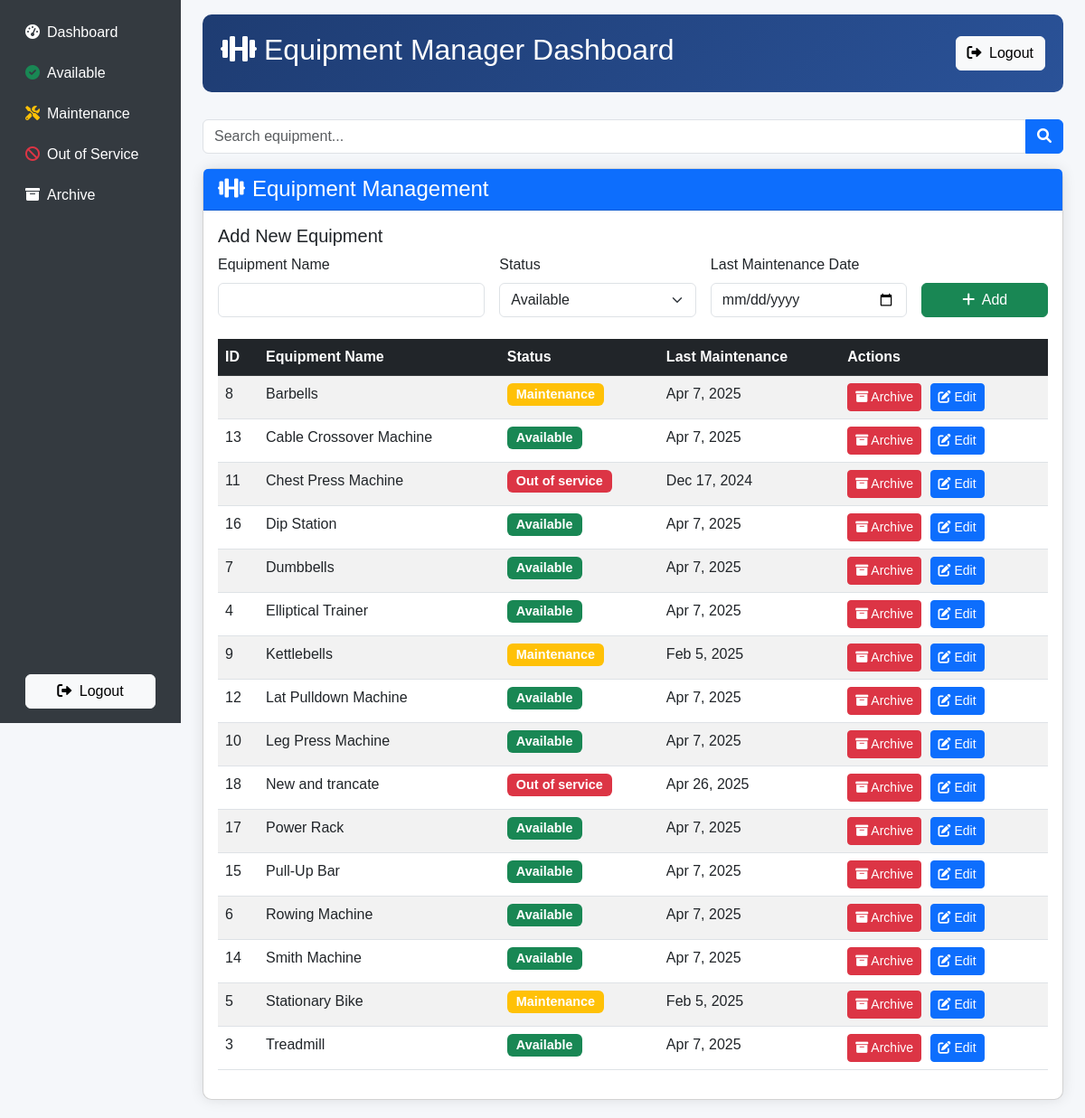
Screenshot of /equipment/equipment_manager_dashboard.php (signed in) with the database file from the repository.
### tables this page shows
CREATE TABLE IF NOT EXISTS `equipment` (
  `equipment_id` int NOT NULL AUTO_INCREMENT,
  `name` varchar(100) NOT NULL,
  `status` enum('available','maintenance','out_of_service') DEFAULT 'available',
  `last_maintenance_date` date DEFAULT NULL,
  `next_maintenance_date` date DEFAULT NULL,
  `is_archived` tinyint(1) DEFAULT '0',
  `archived_at` datetime DEFAULT NULL,
  PRIMARY KEY (`equipment_id`)
);

### equipment/equipment_manager_dashboard.php (the view, shortened to what this page needs)
<?php
include_once __DIR__ . "/../config.php";
$filter = isset($_GET['filter']) ? $_GET['filter'] : '';
$search = isset($_GET['search']) ? trim($_GET['search']) : '';
$where = [];
if (!$filter) {
    $where[] = 'is_archived = 0';
}
$where_sql = count($where) ? 'WHERE ' . implode(' AND ', $where) : '';
$equipment_sql = "SELECT * FROM equipment $where_sql ORDER BY name";
$stmt = $conn->prepare($equipment_sql);
$stmt->execute();
$equipment_result = $stmt->get_result();
$equipment = $equipment_result->fetch_all(MYSQLI_ASSOC);
?>
<!DOCTYPE html>
<html lang="en">
<head>
    <link href="https://cdn.jsdelivr.net/npm/bootstrap@5.3.0/dist/css/bootstrap.min.css" rel="stylesheet">
    <link rel="stylesheet" href="https://cdnjs.cloudflare.com/ajax/libs/font-awesome/6.0.0-beta3/css/all.min.css">
</head>
<body>
    <div class="container-fluid">
        <div class="row">
            <div class="col-md-3 col-lg-2 d-flex flex-column bg-dark sidebar" style="min-height: 100vh; position:fixed; left:0; top:0; height:100vh; z-index:1040; width:16.6667%;">
                <div class="flex-grow-1">
                    <div class="position-sticky pt-3">
                        <ul class="nav flex-column">
                            <li class="nav-item">
                                <a class="nav-link text-white" href="equipment_manager_dashboard.php"><i class="fas fa-tachometer-alt me-2"></i>Dashboard</a>
                            </li>
                            <li class="nav-item">
                                <a class="nav-link text-white" href="?filter=available"><i class="fas fa-check-circle me-2 text-success"></i>Available</a>
                            </li>
                            <li class="nav-item">
                                <a class="nav-link text-white" href="?filter=maintenance"><i class="fas fa-tools me-2 text-warning"></i>Maintenance</a>
                            </li>
                            <li class="nav-item">
                                <a class="nav-link text-white" href="?filter=out_of_service"><i class="fas fa-ban me-2 text-danger"></i>Out of Service</a>
                            </li>
                            <li class="nav-item">
                                <a class="nav-link text-white" href="?filter=archive"><i class="fas fa-archive me-2"></i>Archive</a>
                            </li>
                        </ul>
                    </div>
                </div>
                <div class="mt-auto p-3">
                    <a href="../logout.php" class="btn btn-light w-100">
                        <i class="fas fa-sign-out-alt me-1"></i> Logout
                    </a>
                </div>
            </div>
            <div class="col-md-9 ms-sm-auto col-lg-10 px-md-4" style="margin-left:16.6667%;">
                <div class="dashboard-header mt-3">
                    <div class="d-flex justify-content-between align-items-center">
                        <h2><i class="fas fa-dumbbell me-2"></i>Equipment Manager Dashboard</h2>
                        <a href="../logout.php" class="btn btn-light">
                            <i class="fas fa-sign-out-alt me-1"></i> Logout
                        </a>
                    </div>
                </div>
                <form class="mb-3" method="get" action="">
                    <div class="input-group">
                        <input type="text" name="search" class="form-control" placeholder="Search equipment..." value="<?= htmlspecialchars($search) ?>">
                        <button class="btn btn-primary" type="submit"><i class="fas fa-search"></i></button>
                    </div>
                </form>
                <div class="card">
                    <div class="card-header bg-primary text-white">
                        <h4 class="mb-0"><i class="fas fa-dumbbell me-2"></i>Equipment Management</h4>
                    </div>
                    <div class="card-body">
                        <div class="mb-4">
                            <h5>Add New Equipment</h5>
                            <form method="POST" class="row g-3">
                                <div class="col-md-4">
                                    <label for="name" class="form-label">Equipment Name</label>
                                    <input type="text" class="form-control" id="name" name="name" required>
                                </div>
                                <div class="col-md-3">
                                    <label for="status" class="form-label">Status</label>
                                    <select class="form-select" id="status" name="status" required>
                                        <option value="available">Available</option>
                                    </select>
                                </div>
                                <div class="col-md-3">
                                    <label for="maintenance_date" class="form-label">Last Maintenance Date</label>
                                    <input type="date" class="form-control" id="maintenance_date" name="maintenance_date">
                                </div>
                                <div class="col-md-2 d-flex align-items-end">
                                    <button type="submit" name="add_equipment" class="btn btn-success w-100">
                                        <i class="fas fa-plus me-1"></i> Add
                                    </button>
                                </div>
                            </form>
                        </div>
                        <div class="table-responsive">
                            <table class="table table-striped table-hover">
                                <thead class="table-dark">
                                    <tr>
                                        <th>ID</th>
                                        <th>Equipment Name</th>
                                        <th>Status</th>
                                        <th>Last Maintenance</th>
                                        <th>Actions</th>
                                    </tr>
                                </thead>
                                <tbody>
                                    <?php foreach ($equipment as $item): ?>
                                        <tr>
                                            <td><?= $item['equipment_id'] ?></td>
                                            <td><?= htmlspecialchars($item['name']) ?></td>
                                            <td>
                                                <span class="badge bg-<?=
                                                    $item['status'] == 'available' ? 'success' :
                                                    ($item['status'] == 'maintenance' ? 'warning' :
                                                    ($item['status'] == 'archive' ? 'secondary' : 'danger'))
                                                ?>">
                                                    <?= ucfirst(str_replace('_', ' ', $item['status'])) ?>
                                                </span>
                                            </td>
                                            <td><?= $item['last_maintenance_date'] ? date('M j, Y', strtotime($item['last_maintenance_date'])) : 'N/A' ?></td>
                                            <td>
                                                <?php if ($item['is_archived'] == 0): ?>
                                                    <form method="POST" style="display:inline;">
                                                        <button type="submit" name="archive_equipment" class="btn btn-sm btn-danger action-btn" title="Archive">
                                                            <i class="fas fa-archive"></i> Archive
                                                        </button>
                                                    </form>
                                                    <button class="btn btn-sm btn-primary action-btn" data-bs-toggle="modal" data-bs-target="#editModal<?= $item['equipment_id'] ?>">
                                                        <i class="fas fa-edit"></i> Edit
                                                    </button>
                                                <?php endif; ?>
                                            </td>
                                        </tr>
                                    <?php endforeach; ?>
                                </tbody>
                            </table>
                        </div>
                    </div>
                </div>
            </div>
        </div>
    </div>
</body>
</html>

### equipment/equipment_manager_dashboard.php (style rules this page uses)
body { background-color: #f5f7fa; font-family: 'Poppins', sans-serif; }
.dashboard-header { background: linear-gradient(135deg, #1e3c72, #2a5298); color: white; padding: 20px; border-radius: 10px; margin-bottom: 30px; }
.card { border-radius: 10px; box-shadow: 0 0 15px rgba(0,0,0,0.1); margin-bottom: 20px; }
.badge { font-size: 0.9rem; padding: 5px 10px; }
.action-btn { margin-right: 5px; }
.table-responsive { overflow-x: auto; }
.sidebar { background-color: #343a40 !important; }
.nav-link { color: rgba(255, 255, 255, 0.75); }
.sidebar .nav-item { margin-bottom: 5px; }

### rows the page displays
equipment: equipment_id "8", name "Barbells", status "Maintenance", last_maintenance_date "Apr 7, 2025"
equipment: equipment_id "13", name "Cable Crossover Machine", status "Available", last_maintenance_date "Apr 7, 2025"
equipment: equipment_id "11", name "Chest Press Machine", status "Out of service", last_maintenance_date "Dec 17, 2024"
equipment: equipment_id "16", name "Dip Station", status "Available", last_maintenance_date "Apr 7, 2025"
equipment: equipment_id "7", name "Dumbbells", status "Available", last_maintenance_date "Apr 7, 2025"
equipment: equipment_id "4", name "Elliptical Trainer", status "Available", last_maintenance_date "Apr 7, 2025"
equipment: equipment_id "9", name "Kettlebells", status "Maintenance", last_maintenance_date "Feb 5, 2025"
equipment: equipment_id "12", name "Lat Pulldown Machine", status "Available", last_maintenance_date "Apr 7, 2025"
equipment: equipment_id "10", name "Leg Press Machine", status "Available", last_maintenance_date "Apr 7, 2025"
equipment: equipment_id "18", name "New and trancate", status "Out of service", last_maintenance_date "Apr 26, 2025"
equipment: equipment_id "17", name "Power Rack", status "Available", last_maintenance_date "Apr 7, 2025"
equipment: equipment_id "15", name "Pull-Up Bar", status "Available", last_maintenance_date "Apr 7, 2025"
equipment: equipment_id "6", name "Rowing Machine", status "Available", last_maintenance_date "Apr 7, 2025"
equipment: equipment_id "14", name "Smith Machine", status "Available", last_maintenance_date "Apr 7, 2025"
equipment: equipment_id "5", name "Stationary Bike", status "Maintenance", last_maintenance_date "Feb 5, 2025"
equipment: equipment_id "3", name "Treadmill", status "Available", last_maintenance_date "Apr 7, 2025"
